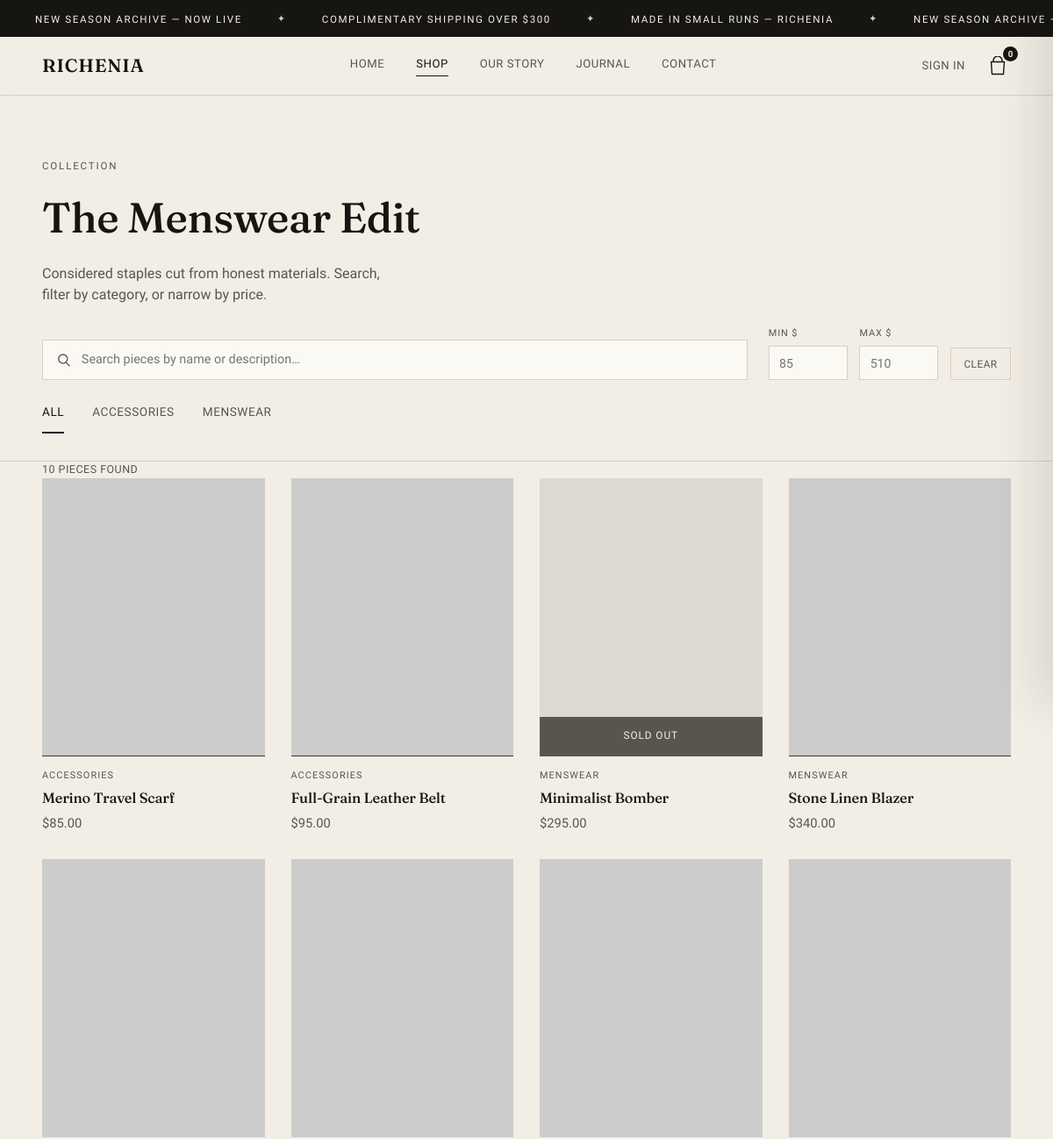
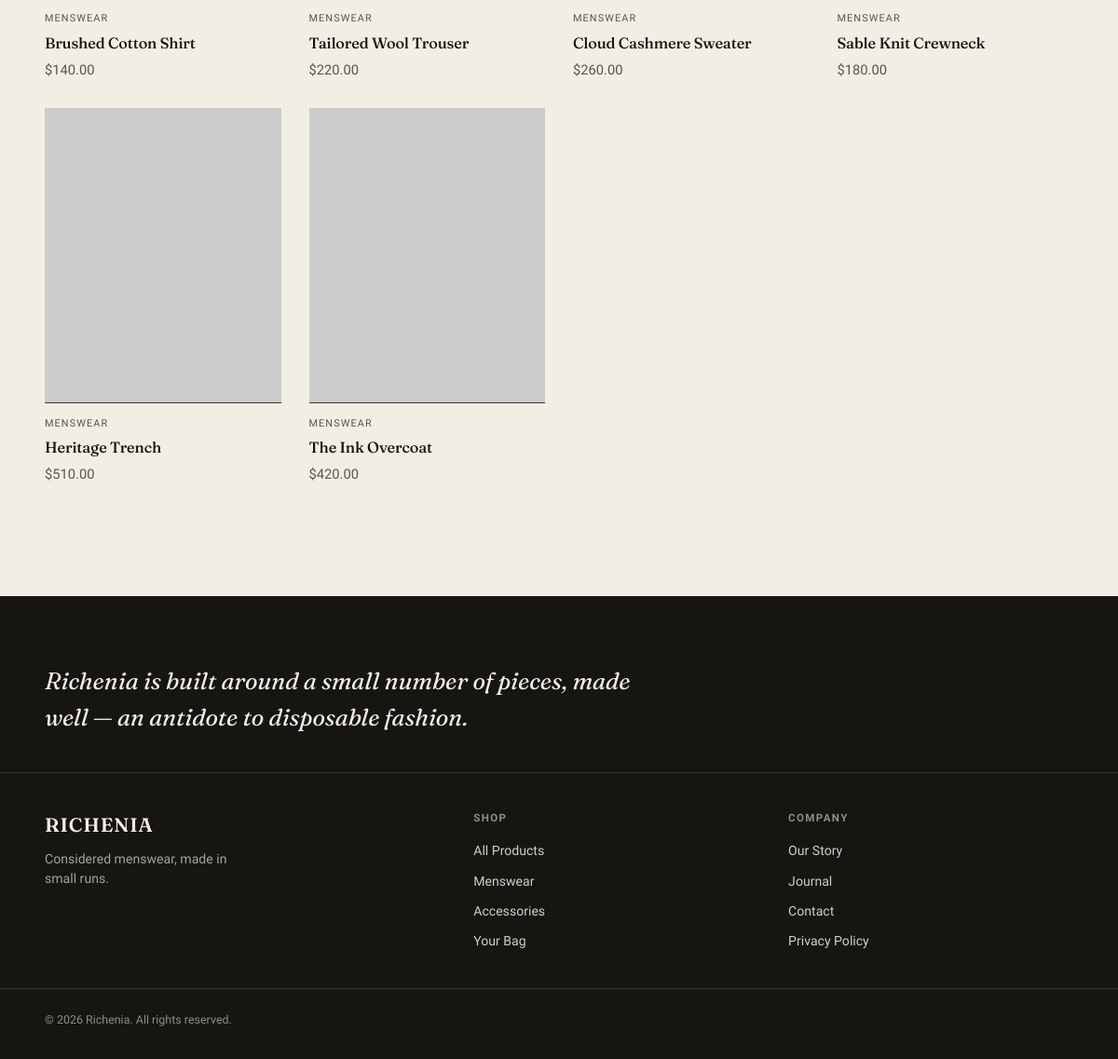
The page /shop.php on the database its author committed (2 pictures, top to bottom).
### tables this page shows
CREATE TABLE products (
  id            INT UNSIGNED AUTO_INCREMENT PRIMARY KEY,
  name          VARCHAR(150)    NOT NULL,
  slug          VARCHAR(170)    NOT NULL,
  price         DECIMAL(10,2)   NOT NULL,
  stock         INT UNSIGNED    NOT NULL DEFAULT 0,
  category      VARCHAR(80)     NOT NULL DEFAULT 'Menswear',
  image_url     VARCHAR(255)    NOT NULL,
  description   TEXT            NULL,
  is_featured   TINYINT(1)      NOT NULL DEFAULT 0,
  created_at    TIMESTAMP       NOT NULL DEFAULT CURRENT_TIMESTAMP,
  UNIQUE KEY uq_products_slug (slug),
  KEY idx_products_category (category)
);

### includes/auth.php (called while the page is built, shortened)
<?php
function current_user()
{
    return $_SESSION['user'] ?? null;
}

### includes/cart.php (called while the page is built, shortened)
<?php
require_once __DIR__ . '/../models/Product.php';
function cart_count()
{
    $count = 0;
    return $count;
}

### models/Product.php (called while the page is built, shortened)
<?php
class Product
{
    public static function categories()
    {
        $pdo = Database::getConnection();
        $stmt = $pdo->query('SELECT DISTINCT category FROM products ORDER BY category ASC');
        return $stmt->fetchAll(PDO::FETCH_COLUMN);
    }
    public static function priceBounds()
    {
        $pdo = Database::getConnection();
        $row = $pdo->query('SELECT MIN(price) AS min_price, MAX(price) AS max_price FROM products')->fetch();
        return [
            'min' => $row && $row['min_price'] !== null ? (float)$row['min_price'] : 0.0,
            'max' => $row && $row['max_price'] !== null ? (float)$row['max_price'] : 0.0,
        ];
    }
    public static function filter($term = null, $category = null, $minPrice = null, $maxPrice = null)
    {
        $pdo    = Database::getConnection();
        $params = [];
        $term = trim((string)$term);
        $sql = 'SELECT * FROM products';
        $sql .= ' ORDER BY created_at DESC, id DESC';
        $stmt = $pdo->prepare($sql);
        $stmt->execute($params);
        return $stmt->fetchAll();
    }
}

### includes/product-card.php (the view)
<?php
$in_stock = (int)($product['stock'] ?? 0) > 0;
?>
<article class="product-card<?php echo $in_stock ? '' : ' is-sold-out'; ?>" data-category="<?php echo htmlspecialchars($product['category']); ?>">
  <div class="product-card-image">
    <img src="<?php echo htmlspecialchars($product['image_url']); ?>" alt="<?php echo htmlspecialchars($product['name']); ?>" loading="lazy">
    <?php if ($in_stock): ?>
      <button class="quick-add" data-id="<?php echo (int)$product['id']; ?>" type="button">
        Add to Bag
      </button>
    <?php else: ?>
      <span class="sold-out-badge">Sold Out</span>
    <?php endif; ?>
  </div>
  <div class="product-card-info">
    <p class="product-category"><?php echo htmlspecialchars($product['category']); ?></p>
    <h3 class="product-name"><?php echo htmlspecialchars($product['name']); ?></h3>
    <p class="product-price">$<?php echo number_format($product['price'], 2); ?></p>
  </div>
</article>

### includes/header.php (shortened to what this page needs)
<?php
require_once __DIR__ . '/auth.php';
require_once __DIR__ . '/cart.php';
$cart_count = cart_count();
$current    = basename($_SERVER['SCRIPT_NAME']);
$base       = BASE_URL;
$user       = current_user();
?>
<!DOCTYPE html>
<html lang="en">
<head>
<link rel="stylesheet" href="<?php echo $base; ?>assets/css/style.css">
<link rel="stylesheet" href="<?php echo $base; ?>assets/css/additions.css">
</head>
<body>
<div class="marquee-bar" aria-hidden="true">
  <div class="marquee-track">
    <span>NEW SEASON ARCHIVE — NOW LIVE</span>
    <span class="marquee-glyph">✦</span>
    <span>COMPLIMENTARY SHIPPING OVER $300</span>
    <span class="marquee-glyph">✦</span>
    <span>MADE IN SMALL RUNS — RICHENIA</span>
    <span class="marquee-glyph">✦</span>
    <span>NEW SEASON ARCHIVE — NOW LIVE</span>
  </div>
</div>
<header class="navbar">
  <div class="navbar-inner">
    <a href="<?php echo $base; ?>index.php" class="logo">RICHENIA</a>
    <nav class="nav-links">
      <a href="<?php echo $base; ?>index.php"        class="<?php echo $current === 'index.php'         ? 'active' : ''; ?>">Home</a>
      <a href="<?php echo $base; ?>shop.php"          class="<?php echo $current === 'shop.php'          ? 'active' : ''; ?>">Shop</a>
      <a href="<?php echo $base; ?>our-story.php"     class="<?php echo $current === 'our-story.php'     ? 'active' : ''; ?>">Our Story</a>
      <a href="<?php echo $base; ?>blog.php"          class="<?php echo $current === 'blog.php'          ? 'active' : ''; ?>">Journal</a>
      <a href="<?php echo $base; ?>contact.php"       class="<?php echo $current === 'contact.php'       ? 'active' : ''; ?>">Contact</a>
    </nav>
    <div class="navbar-actions">
      <?php if ($user): ?>
        <div class="account-menu">
          <button class="account-toggle" type="button" aria-haspopup="true" aria-expanded="false">
            <span class="account-name"><?php echo htmlspecialchars($user['username']); ?></span>
            <?php if ($user['role'] === 'admin'): ?><span class="role-badge role-badge-admin">Admin</span><?php endif; ?>
          </button>
          <div class="account-dropdown">
            <?php if ($user['role'] === 'admin'): ?>
              <a href="<?php echo $base; ?>admin.php">Admin Dashboard</a>
            <?php else: ?>
              <a href="<?php echo $base; ?>orders.php">My Orders</a>
            <?php endif; ?>
            <a href="<?php echo $base; ?>logout.php">Sign Out</a>
          </div>
        </div>
      <?php else: ?>
        <a href="<?php echo $base; ?>login.php" class="nav-auth-link">Sign In</a>
      <?php endif; ?>
      <button id="cart-toggle" class="cart-toggle" type="button" aria-label="Open shopping bag">
        <span id="cart-count" class="cart-count"><?php echo (int)$cart_count; ?></span>
      </button>
    </div>
  </div>
</header>
<main>

### shop.php (shortened to what this page needs)
<?php
require_once __DIR__ . '/includes/header.php';
require_once __DIR__ . '/models/Product.php';
$q                = isset($_GET['q']) ? trim($_GET['q']) : '';
$active_category  = (isset($_GET['category']) && $_GET['category'] !== '') ? $_GET['category'] : 'All';
$min_price         = isset($_GET['min_price']) && $_GET['min_price'] !== '' ? (float)$_GET['min_price'] : null;
$max_price         = isset($_GET['max_price']) && $_GET['max_price'] !== '' ? (float)$_GET['max_price'] : null;
$categories  = Product::categories();
$price_bound = Product::priceBounds();
$products    = Product::filter($q, $active_category, $min_price, $max_price);
?>
<section class="shop-hero">
  <p class="eyebrow">Collection</p>
  <h1>The Menswear Edit</h1>
  <p class="shop-intro">Considered staples cut from honest materials. Search, filter by category, or narrow by price.</p>
</section>
<div class="shop-toolbar">
  <div class="search-bar">
    <svg width="16" height="16" viewBox="0 0 16 16" fill="none" aria-hidden="true">
      <circle cx="7" cy="7" r="5.2" stroke="currentColor" stroke-width="1.4"/>
      <path d="M11 11.5L14.5 15" stroke="currentColor" stroke-width="1.4" stroke-linecap="round"/>
    </svg>
    <input type="text" id="live-search" placeholder="Search pieces by name or description…" value="<?php echo htmlspecialchars($q); ?>" autocomplete="off">
  </div>
  <div class="price-filter">
    <label>
      <span>Min $</span>
      <input type="number" id="price-min" min="0" step="1" placeholder="<?php echo (int)$price_bound['min']; ?>" value="<?php echo $min_price !== null ? (int)$min_price : ''; ?>">
    </label>
    <label>
      <span>Max $</span>
      <input type="number" id="price-max" min="0" step="1" placeholder="<?php echo (int)$price_bound['max']; ?>" value="<?php echo $max_price !== null ? (int)$max_price : ''; ?>">
    </label>
    <button type="button" id="price-clear" class="price-clear-btn" title="Clear price filter">Clear</button>
  </div>
</div>
<div class="filter-tabs" role="tablist" aria-label="Filter products by category">
  <button
    class="filter-tab <?php echo strcasecmp($active_category, 'All') === 0 ? 'active' : ''; ?>"
    data-category="All" type="button" role="tab">
    All
  </button>
  <?php foreach ($categories as $cat) : ?>
    <button
      class="filter-tab <?php echo strcasecmp($active_category, $cat) === 0 ? 'active' : ''; ?>"
      data-category="<?php echo htmlspecialchars($cat); ?>" type="button" role="tab">
      <?php echo htmlspecialchars($cat); ?>
    </button>
  <?php endforeach; ?>
</div>
<p class="results-count" id="results-count"><?php echo count($products); ?> piece<?php echo count($products) === 1 ? '' : 's'; ?> found</p>
<section id="product-grid" class="product-grid">
  <?php if (empty($products)) : ?>
    <p class="empty-state">No pieces match those filters — try widening your search.</p>
  <?php else : ?>
    <?php foreach ($products as $product) : ?>
      <?php include __DIR__ . '/includes/product-card.php'; ?>
    <?php endforeach; ?>
  <?php endif; ?>
</section>
<?php
require_once __DIR__ . '/includes/footer.php';
?>

### includes/footer.php (shortened to what this page needs)
  </main>
  <footer class="site-footer">
    <div class="footer-top">
      <p class="footer-statement">Richenia is built around a small number of pieces, made well — an antidote to disposable fashion.</p>
    </div>
    <div class="footer-grid">
      <div class="footer-col footer-brand">
        <p class="logo footer-logo">RICHENIA</p>
        <p class="footer-tagline">Considered menswear, made in small runs.</p>
      </div>
      <div class="footer-col">
        <p class="footer-heading">Shop</p>
        <a href="<?php echo BASE_URL; ?>shop.php">All Products</a>
        <a href="<?php echo BASE_URL; ?>shop.php?category=Menswear">Menswear</a>
        <a href="<?php echo BASE_URL; ?>shop.php?category=Accessories">Accessories</a>
        <a href="<?php echo BASE_URL; ?>cart.php">Your Bag</a>
      </div>
      <div class="footer-col">
        <p class="footer-heading">Company</p>
        <a href="<?php echo BASE_URL; ?>our-story.php">Our Story</a>
        <a href="<?php echo BASE_URL; ?>blog.php">Journal</a>
        <a href="<?php echo BASE_URL; ?>contact.php">Contact</a>
        <a href="<?php echo BASE_URL; ?>privacy-policy.php">Privacy Policy</a>
      </div>
    </div>
    <div class="footer-bottom">
      <p>&copy; <?php echo date('Y'); ?> Richenia. All rights reserved.</p>
    </div>
  </footer>
</body>
</html>

### assets/css/additions.css (style rules this page uses)
.navbar-actions { display: flex; align-items: center; gap: 1.4rem; }
.nav-auth-link { font-size: 0.82rem; font-weight: 500; letter-spacing: 0.04em; text-transform: uppercase; color: var(--color-ink-soft); transition: color 0.25s var(--ease); }
.product-card.is-sold-out .product-card-image img { opacity: 0.45; }
.sold-out-badge { position: absolute; left: 0; right: 0; bottom: 0; background: var(--color-ink-soft); color: var(--color-bg); text-align: center; padding: 0.85rem; font-size: 0.74rem; font-weight: 500; letter-spacing: 0.08em; text-transform: uppercase; }
.shop-toolbar { max-width: var(--maxw); margin: 0 auto; padding: 0 var(--gutter) 1.75rem; display: flex; flex-wrap: wrap; gap: 1.5rem; align-items: flex-end; justify-content: space-between; }
.search-bar { flex: 1 1 320px; display: flex; align-items: center; gap: 0.65rem; border: 1px solid var(--color-line); background: var(--color-card); padding: 0.78rem 1rem; color: var(--color-ink-soft); }
.search-bar input { border: none; background: none; outline: none; width: 100%; font-family: var(--font-body); font-size: 0.9rem; color: var(--color-ink); }
.price-filter { display: flex; align-items: flex-end; gap: 0.85rem; }
.price-filter label { display: flex; flex-direction: column; gap: 0.35rem; font-size: 0.68rem; font-weight: 500; letter-spacing: 0.08em; text-transform: uppercase; color: var(--color-ink-soft); }
.price-filter input { width: 90px; border: 1px solid var(--color-line); background: var(--color-card); padding: 0.65rem 0.7rem; font-family: var(--font-body); font-size: 0.88rem; color: var(--color-ink); outline: none; }
.price-clear-btn { background: none; border: 1px solid var(--color-line); color: var(--color-ink-soft); padding: 0.65rem 0.9rem; font-size: 0.74rem; font-weight: 500; letter-spacing: 0.04em; text-transform: uppercase; transition: color 0.2s var(--ease), border-color 0.2s var(--ease); }
.results-count { max-width: var(--maxw); margin: 0 auto; padding: 0 var(--gutter); font-size: 0.78rem; letter-spacing: 0.04em; text-transform: uppercase; color: var(--color-ink-soft); }

### rows shown on the page
products: category "ACCESSORIES", name "Merino Travel Scarf", price "85.00"
products: category "ACCESSORIES", name "Full-Grain Leather Belt", price "95.00"
products: stock "SOLD OUT", category "MENSWEAR", name "Minimalist Bomber", price "295.00"
products: category "MENSWEAR", name "Stone Linen Blazer", price "340.00"
products: category "MENSWEAR", name "Brushed Cotton Shirt", price "140.00"
products: category "MENSWEAR", name "Tailored Wool Trouser", price "220.00"
products: category "MENSWEAR", name "Cloud Cashmere Sweater", price "260.00"
products: category "MENSWEAR", name "Sable Knit Crewneck", price "180.00"
products: category "MENSWEAR", name "Heritage Trench", price "510.00"
products: category "MENSWEAR", name "The Ink Overcoat", price "420.00"

### other values the page prints
$cart_count "0"
$cat "ACCESSORIES"
$cat "MENSWEAR"
count($products) "10"
